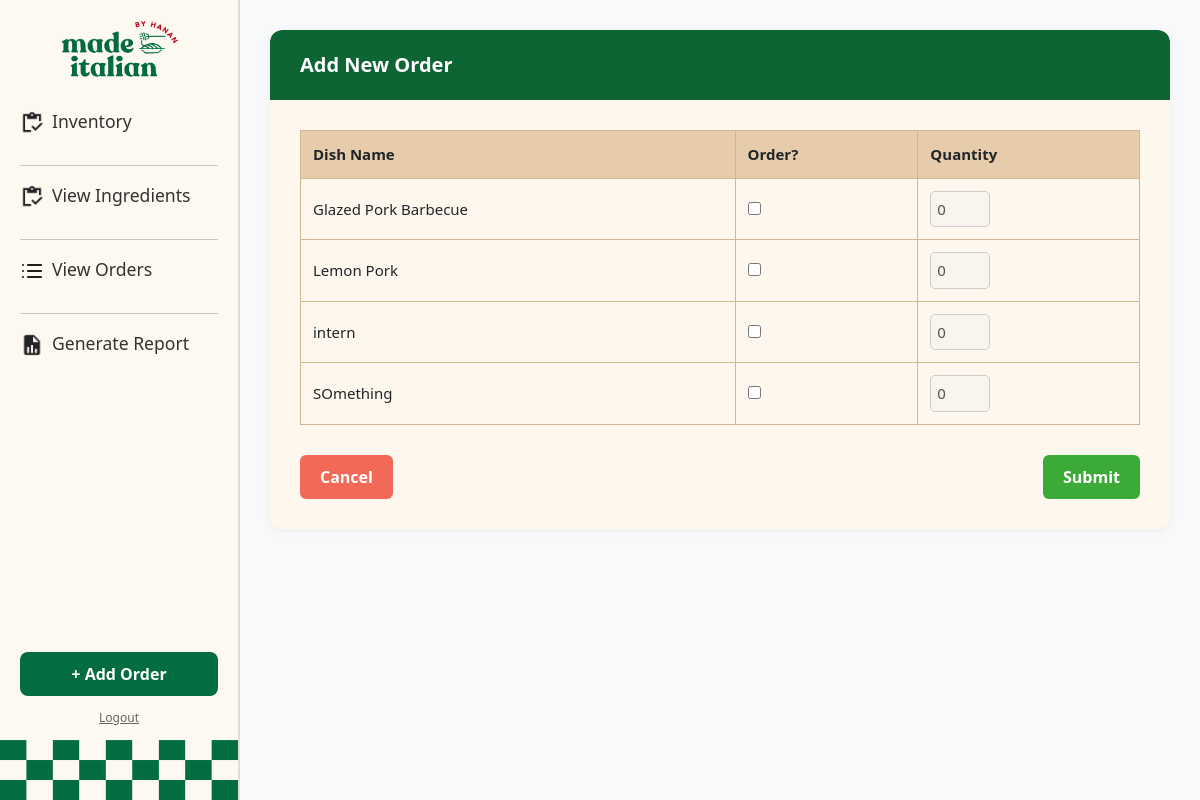
The app's page /add_order with its own data.
### hananApp/models.py (models this page shows)
class Dish(models.Model):
    id = models.BigAutoField(primary_key=True)
    name = models.CharField(max_length=255)
    price = models.FloatField()

### hananApp/views.py (the view, shortened to what this page needs)
# urls.py: path('add_order', views.add_order, name='add_order'),
def add_order(request):
    logger.info("Entered view: add_order")
    dishes = Dish.objects.all()
    return render(request, 'hananApp/add_order.html', {'dishes': dishes})

### hananApp/templates/hananApp/add_order.html (shortened to what this page needs)
{% extends 'hananApp/base.html' %}
{% block content %}
<div class="order-wrapper">
    <div class="order-header">Add New Order</div>
    <div class="order-body">
        <form method="POST">
            <table>
                <thead>
                    <tr>
                        <th>Dish Name</th>
                        <th>Order?</th>
                        <th>Quantity</th>
                    </tr>
                </thead>
                <tbody>
                    {% for dish in dishes %}
                    <tr>
                        <td>{{ dish.name }}</td>
                        <td>
                            <input type="checkbox" name="dish_{{ dish.id }}" onchange="toggleQuantity(this, 'quantity_{{ dish.id }}')">
                        </td>
                        <td>
                            <input type="number" name="dish_{{ dish.id }}" id="quantity_{{ dish.id }}" min="1" value="0" disabled>
                        </td>
                    </tr>
                    {% endfor %}
                </tbody>
            </table>
            <div class="form-buttons">
                <a href="{% url 'dashboard' %}" class="btn btn-cancel">Cancel</a>
                <button type="submit" class="btn btn-submit">Submit</button>
            </div>
        </form>
    </div>
</div>
{% endblock %}

### hananApp/templates/hananApp/add_order.html (style rules this page uses)
.order-wrapper { background-color: #fdf7ed; border-radius: 12px; box-shadow: 0 2px 10px rgba(0, 0, 0, 0.05); overflow: hidden; margin-bottom: 30px; }
.order-header { background-color: #0c6533; color: white; padding: 20px 30px; font-size: 20px; font-weight: bold; border-top-left-radius: 12px; border-top-right-radius: 12px; }
.order-body { padding: 30px; }
table { width: 100%; border-collapse: collapse; background-color: #fdf7ed; }
th, td { border: 1px solid #d0b893; padding: 12px; text-align: left; font-size: 15px; }
th { background-color: #e6ccaa; }
input[type="number"] { width: 60px; padding: 6px; border-radius: 5px; border: 1px solid #ccc; }
.form-buttons { margin-top: 30px; display: flex; justify-content: space-between; align-items: center; }
.btn { padding: 10px 20px; border: none; border-radius: 6px; font-size: 16px; font-weight: bold; cursor: pointer; }
.btn-submit { background-color: #3caa37; color: white; }
.btn-cancel { background-color: #f26957; color: white; text-decoration: none; display: inline-block; }

### records on screen
Dish: name "Glazed Pork Barbecue"
Dish: name "Lemon Pork"
Dish: name "intern"
Dish: name "SOmething"
